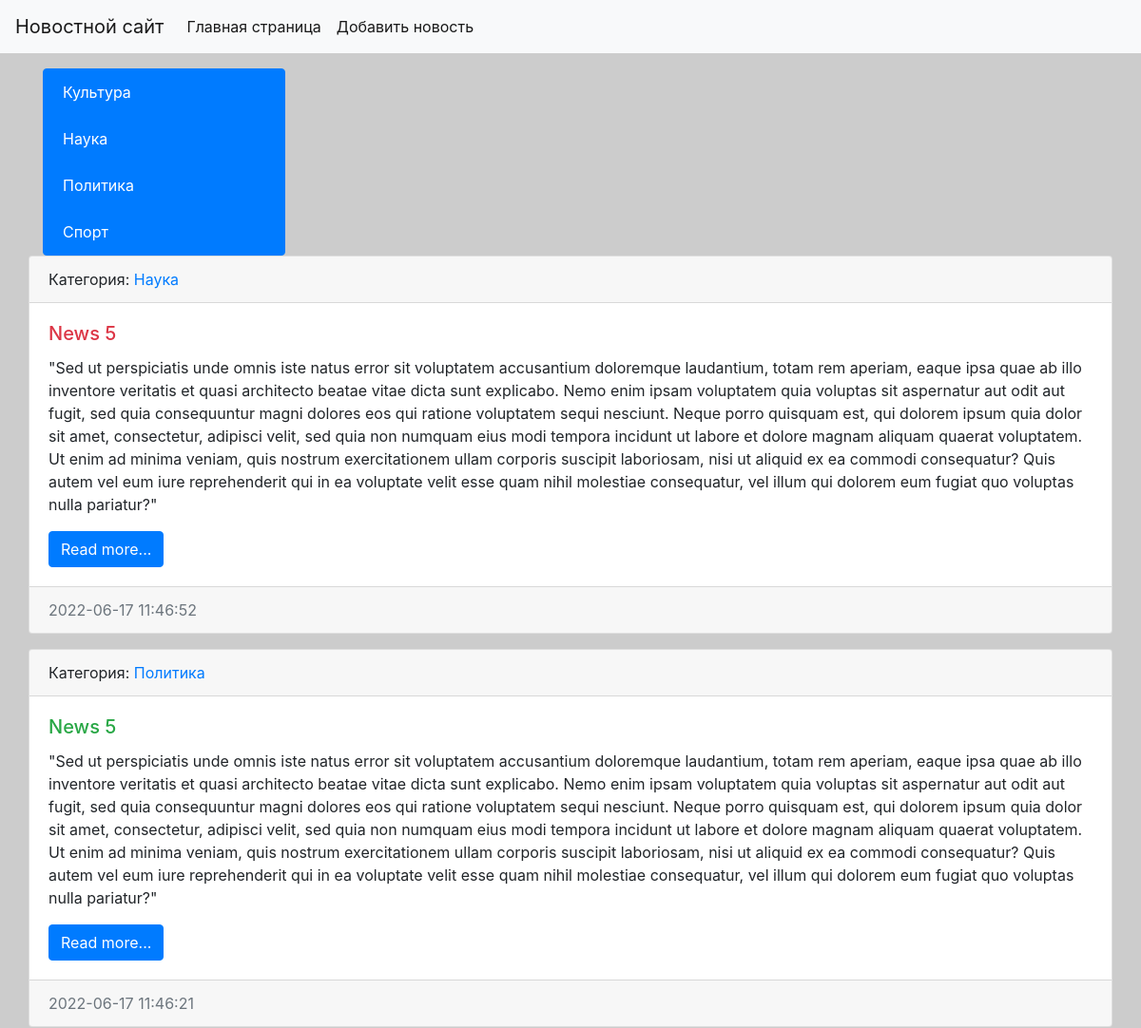
/ (upper part), run on an earlier commit of the app's database.
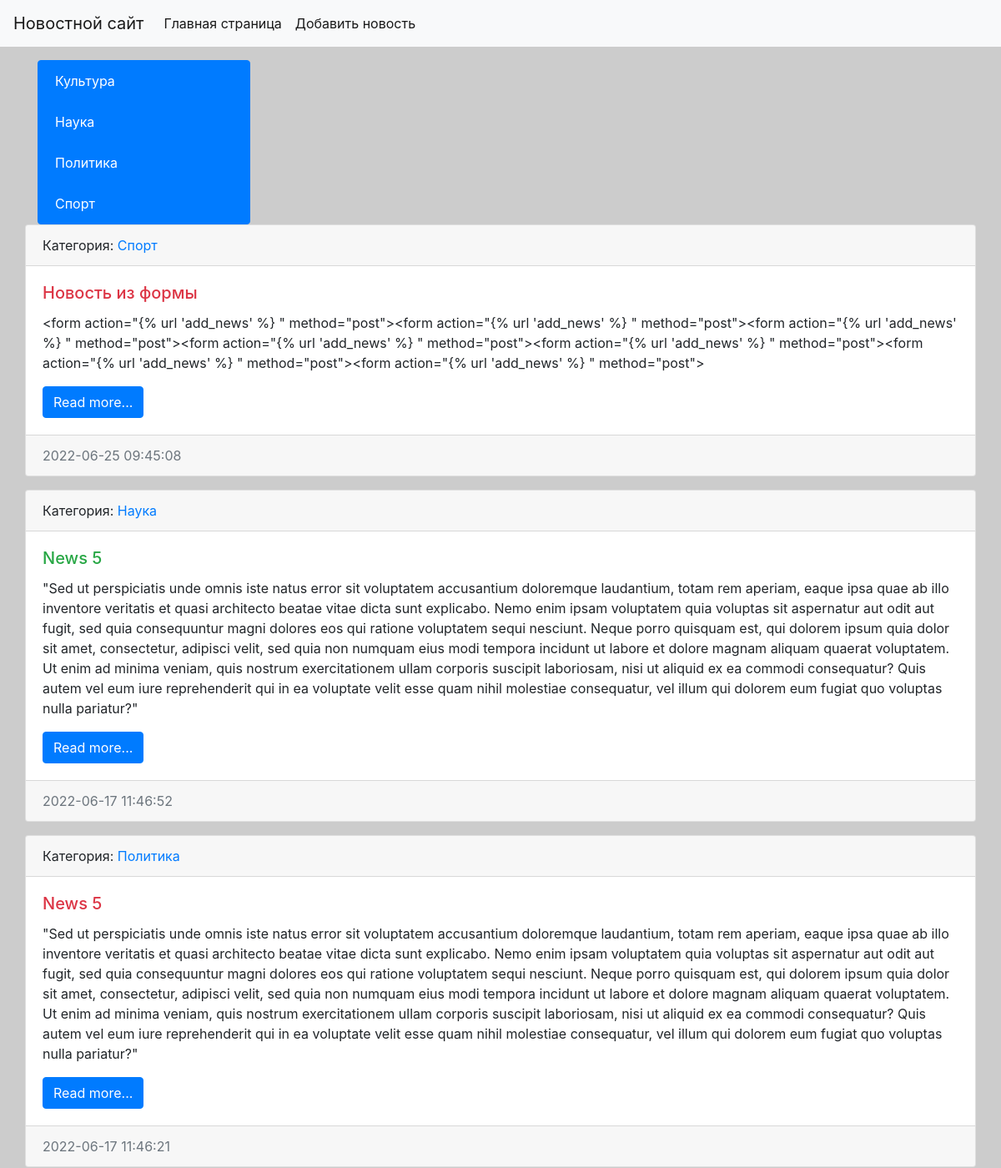
And on a later commit of the database.
### news/models.py (models this page shows, shortened)
class Category(models.Model):
    title = models.CharField(max_length=150, db_index=True, verbose_name='Наименование категории')
    def get_absolute_url(self):
        return reverse('category', kwargs={"category_id": self.pk})  # 1-й параметр название маршрута
    def __str__(self):
        return self.title
    class Meta:
        verbose_name = 'Категория'
        verbose_name_plural = 'Категории'
        ordering = ['title']

class News(models.Model):
    title = models.CharField(max_length=150, verbose_name='Наименование')
    content = models.TextField(blank=True, verbose_name='Контент')
    created_at = models.DateTimeField(auto_now_add=True, verbose_name='Дата публикации')
    updated_at = models.DateTimeField(auto_now=True, verbose_name='Обновленно')
    photo = models.ImageField(upload_to='photos/%Y/%m/%d/', verbose_name='Фото', blank=True)
    is_published = models.BooleanField(default=True, verbose_name='Опубликовано?')
    category = models.ForeignKey('Category', on_delete=models.PROTECT, verbose_name='Категория')
    def get_absolute_url(self):
        return reverse('view_news', kwargs={"pk": self.pk})
    class Meta:
        verbose_name = 'Новость'
        verbose_name_plural = 'Новости'
        ordering = ['-created_at']

### news/views.py (the view, shortened to what this page needs)
# urls.py: path('', HomeNews.as_view(), name='home'),
class HomeNews(ListView):
    model = News
    template_name = 'news/home_news_list.html'
    context_object_name = 'news'
    def get_queryset(self):
        return News.objects.filter(is_published=True)

### news/templatetags/news_tags.py (called while the page is built)
@register.inclusion_tag('news/list_categories.html')
def show_categories(arg1='Hello', arg2='world'):
    categories = Category.objects.all()
    return {'categories': categories, 'arg1': arg1, 'arg2': arg2}

### news/templates/news/home_news_list.html (shortened to what this page needs)
{% extends 'base.html' %}
{% block sidebar %}
{% include 'inc/_sidebar.html' %}
{% endblock %}
{% block content %}
        {% for item in news %}
        <div class="card mb-3">
          <div class="card-header">
                Категория: <a href="{{ item.category.get_absolute_url }}">
              {{ item.category }}</a>
          </div>
          <div class="card-body">
              <div class="media">
                  <div class="media-body">
                    <h5 class="card-title {% cycle 'text-danger' 'text-success' %}"> {{ item.title }}</h5>
            <p class="card-text">{{ item.content }}</p>
            <a href="{{ item.get_absolute_url }}" class="btn btn-primary">Read more...</a>
          </div>
                  </div>
              </div>
          <div class="card-footer text-muted">
              {{ item.created_at|date:"Y-m-d H:i:s" }}
          </div>
        </div>
        {% endfor %}
{% endblock %}

### news/templates/news/list_categories.html
<div class="list-group">
    {% for item in categories %}
    <a href="{{ item.get_absolute_url }}"
       class="list-group-item list-group-item-action active"
       aria-current="true">
     {{item.title}}
     </a>
     {% endfor %}
</div>

What changed in the data, as far as the page shows it:
added News: category "Спорт", title "Новость из формы", content "<form action=\"{% url 'add_news' %} \" method=\"post\"><form action=\"{% url 'add_news' %} \" method=\"post\"><form action=\"{% url 'add_news' %} \" method=\"post\"><form action=\"{% url 'add_news' %} \" method=\"post\"><form action=\"{% url 'add_news' %} \" method=\"post\"><form action=\"{% url 'add_news' %} \" method=\"post\"><form action=\"{% url 'add_news' %} \" method=\"post\">", created_at "2022-06-25 09:45:08"
